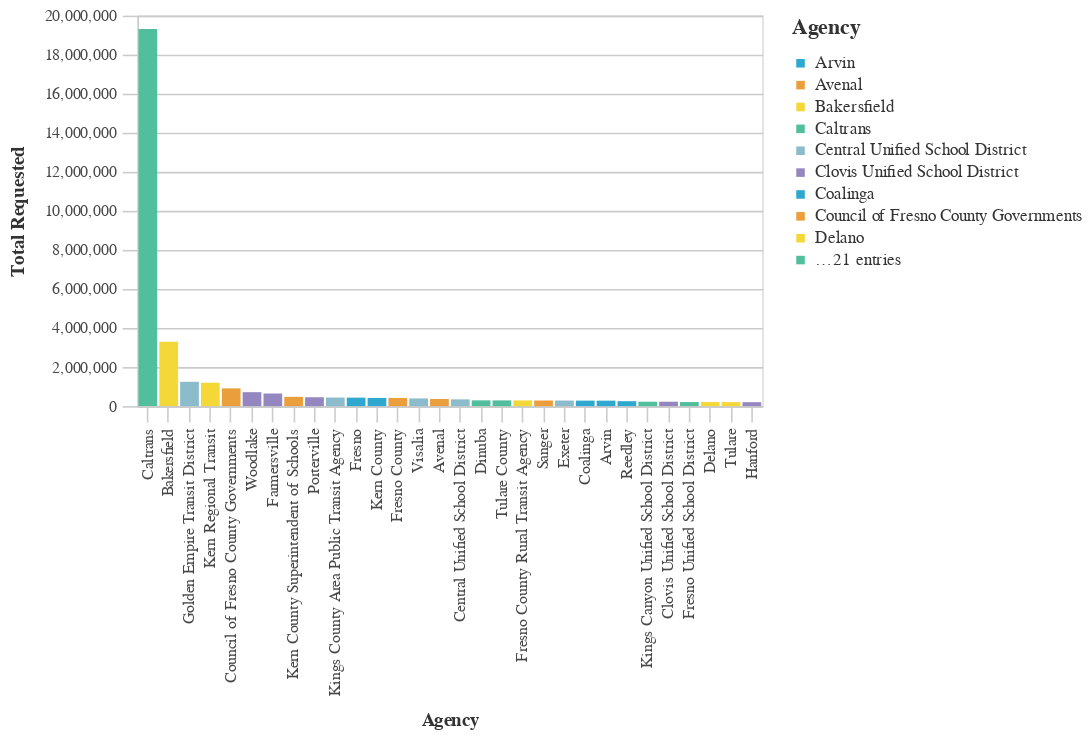

Here is the notebook cell this chart was saved with:
### Markdown cell above
### Average Total Requested Funds by Agency ($2021)

### Code cell
#Bar chart Average Total Requested Funds by Agency
chart4=(_dla_utils.basic_bar_chart_no_save((((_dla_utils.calculate_data_all(df, 'adjusted_total_requested', 'primary_agency_name', aggfunc="mean"))
                          >>arrange(-_.adjusted_total_requested)).head(30)
                        ), 'primary_agency_name','adjusted_total_requested', 'primary_agency_name', district
                       ))
chart4=chart4.encode([alt.Tooltip('primary_agency_name', title=_dla_utils.labeling('primary_agency_name')),
    alt.Tooltip('adjusted_total_requested', title=_dla_utils.labeling('adjusted_total_requested'), format="$,.2f"),
                          ])
display(chart4)

### Figure 1 — Vega-Lite specification as saved in the notebook (floating-point values rounded to 4 significant figures)
{"config": {"view": {"continuousWidth": 400, "continuousHeight": 300}, "axis": {"domainColor": "#cbcbcb", "grid": true, "gridColor": "#cbcbcb", "gridWidth": 1, "labelColor": "#474747", "labelFont": "Nunito Sans", "labelFontSize": 10, "labelPadding": 4, "tickColor": "#cbcbcb", "tickSize": 10, "titleColor": "#333", "titleFont": "Raleway", "titleFontSize": 12, "titlePadding": 10}, "axisBand": {"grid": false}, "background": "white", "font": "Raleway", "header": {"labelFont": "Nunito Sans", "titleFont": "Raleway"}, "legend": {"labelColor": "#333", "labelFont": "Nunito Sans", "labelFontSize": 11, "labelLimit": 0, "padding": 1, "symbolSize": 30, "symbolType": "square", "titleColor": "#333", "titleFont": "Raleway", "titleFontSize": 14, "titlePadding": 10}, "title": {"anchor": "middle", "font": "Raleway", "fontSize": 18, "fontWeight": 300, "offset": 20}}, "data": {"name": "data-33cbc018b9db8a591d912494b7a95e0e"}, "mark": "bar", "encoding": {"color": {"field": "primary_agency_name", "legend": {"symbolLimit": 10, "title": "Agency"}, "scale": {"range": ["#2EA8CE", "#EB9F3C", "#F4D837", "#51BF9D", "#8CBCCB", "#9487C0"]}, "type": "nominal"}, "tooltip": [{"field": "primary_agency_name", "title": "Agency", "type": "nominal"}, {"field": "adjusted_total_requested", "format": "$,.2f", "title": "Total Requested", "type": "quantitative"}], "x": {"field": "primary_agency_name", "sort": "-y", "title": "Agency", "type": "nominal"}, "y": {"field": "adjusted_total_requested", "title": "Total Requested", "type": "quantitative"}}, "height": 250, "width": 400, "$schema": "https://vega.github.io/schema/vega-lite/v4.17.0.json", "datasets": {"data-33cbc018b9db8a591d912494b7a95e0e": [{"primary_agency_name": "Caltrans", "adjusted_total_requested": 19310000.0}, {"primary_agency_name": "Bakersfield", "adjusted_total_requested": 3291000.0}, {"primary_agency_name": "Golden Empire Transit District", "adjusted_total_requested": 1245000.0}, {"primary_agency_name": "Kern Regional Transit", "adjusted_total_requested": 1197000.0}, {"primary_agency_name": "Council of Fresno County Governments", "adjusted_total_requested": 908800.0}, {"primary_agency_name": "Woodlake", "adjusted_total_requested": 713900.0}, {"primary_agency_name": "Farmersville", "adjusted_total_requested": 645900.0}, {"primary_agency_name": "Kern County Superintendent of Schools", "adjusted_total_requested": 476100.0}, {"primary_agency_name": "Porterville", "adjusted_total_requested": 454400.0}, {"primary_agency_name": "Kings County Area Public Transit Agency", "adjusted_total_requested": 440100.0}, {"primary_agency_name": "Fresno", "adjusted_total_requested": 434400.0}, {"primary_agency_name": "Kern County", "adjusted_total_requested": 419000.0}, {"primary_agency_name": "Fresno County", "adjusted_total_requested": 418100.0}, {"primary_agency_name": "Visalia", "adjusted_total_requested": 395000.0}, {"primary_agency_name": "Avenal", "adjusted_total_requested": 364200.0}, {"primary_agency_name": "Central Unified School District", "adjusted_total_requested": 345600.0}, {"primary_agency_name": "Dinuba", "adjusted_total_requested": 295900.0}, {"primary_agency_name": "Tulare County", "adjusted_total_requested": 292500.0}, {"primary_agency_name": "Fresno County Rural Transit Agency", "adjusted_total_requested": 291500.0}, {"primary_agency_name": "Sanger", "adjusted_total_requested": 287900.0}, {"primary_agency_name": "Exeter", "adjusted_total_requested": 284500.0}, {"primary_agency_name": "Coalinga", "adjusted_total_requested": 281100.0}, {"primary_agency_name": "Arvin", "adjusted_total_requested": 279100.0}, {"primary_agency_name": "Reedley", "adjusted_total_requested": 252700.0}, {"primary_agency_name": "Kings Canyon Unified School District", "adjusted_total_requested": 225500.0}, {"primary_agency_name": "Clovis Unified School District", "adjusted_total_requested": 225400.0}, {"primary_agency_name": "Fresno Unified School District", "adjusted_total_requested": 208800.0}, {"primary_agency_name": "Delano", "adjusted_total_requested": 208800.0}, {"primary_agency_name": "Tulare", "adjusted_total_requested": 203400.0}, {"primary_agency_name": "Hanford", "adjusted_total_requested": 201500.0}]}}
